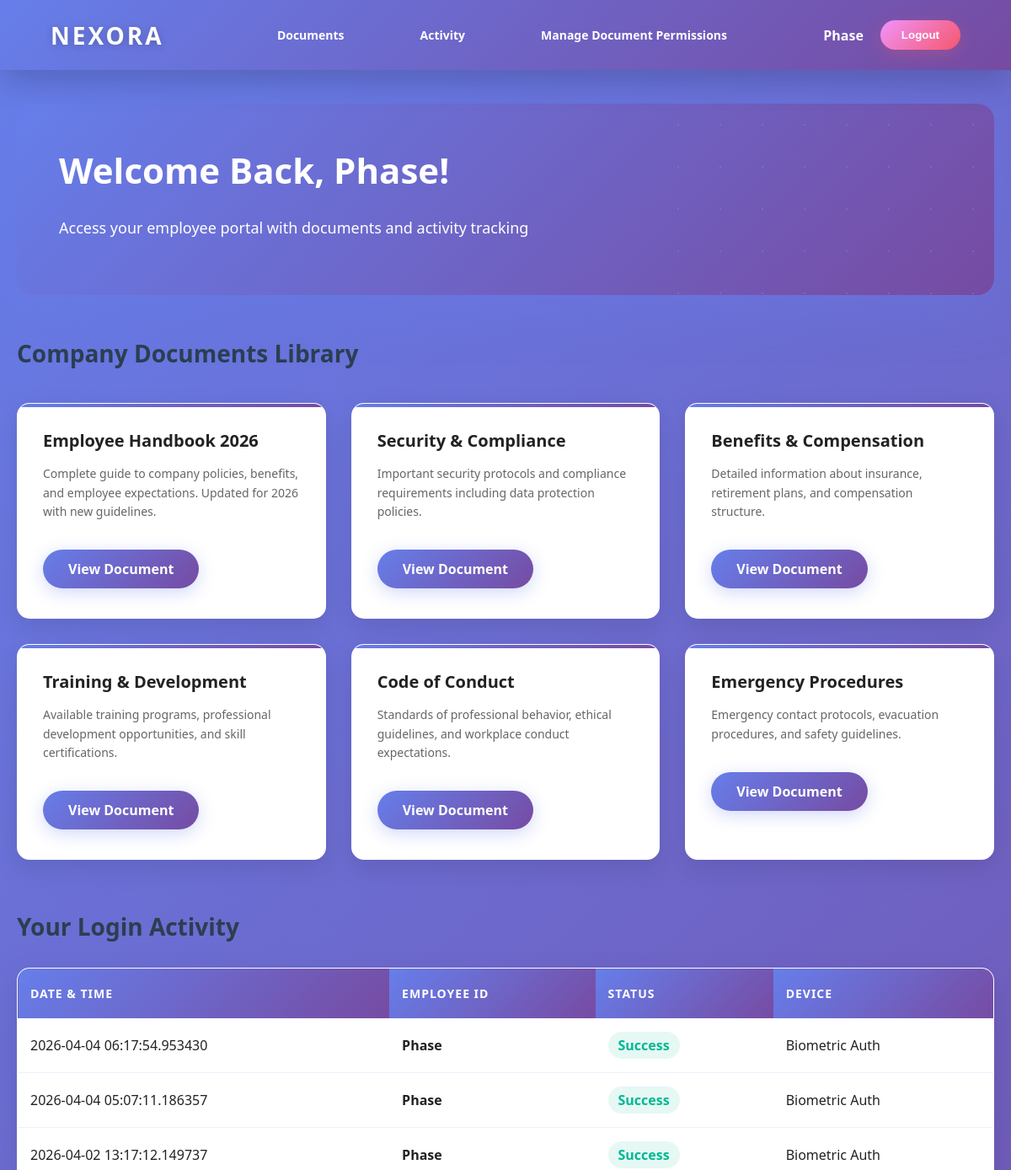
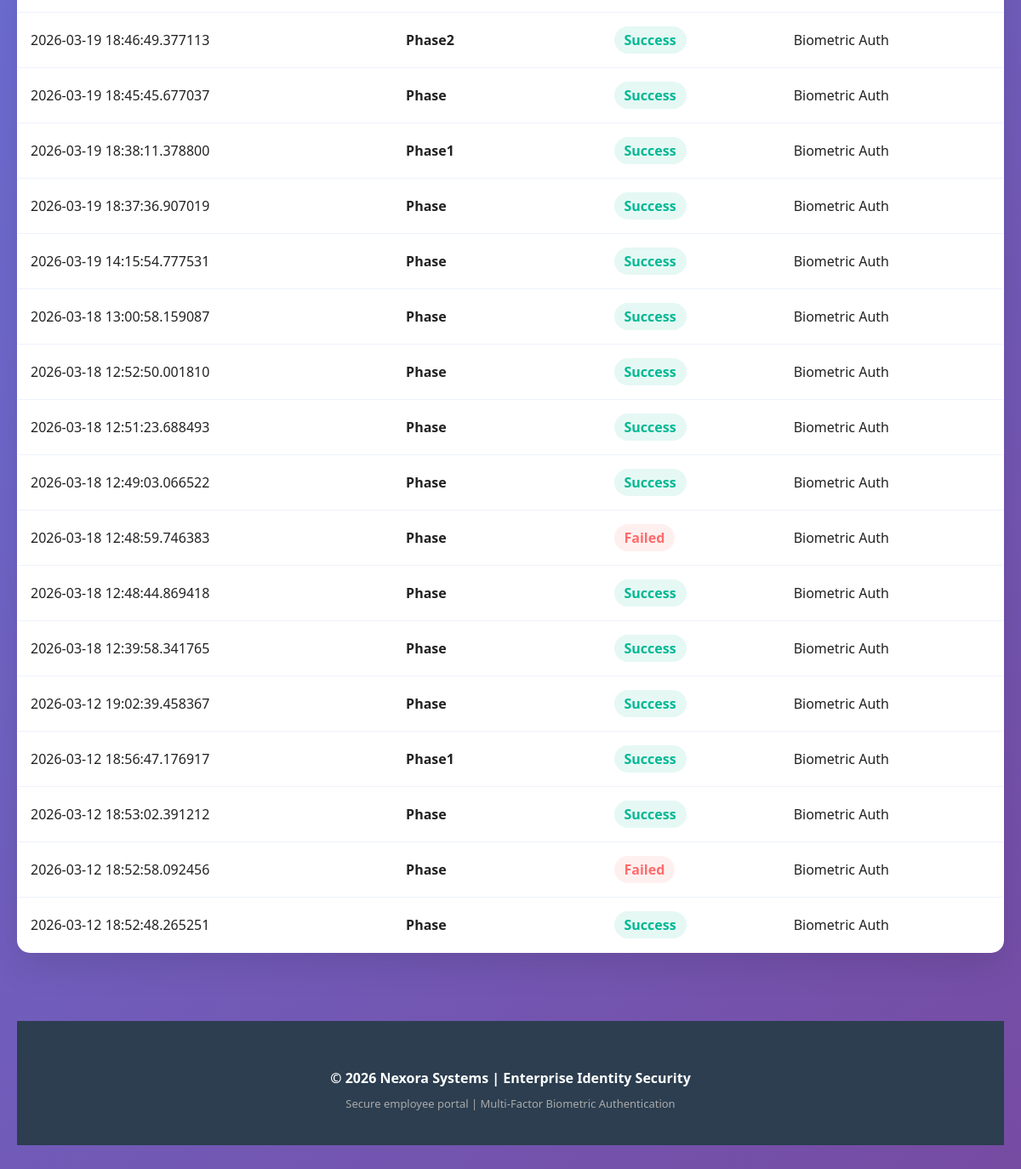
The page /portal (signed in) on the database its author committed (2 pictures, top to bottom).
### models/login_log.py (models this page shows)
class LoginLog(db.Model):
    id = db.Column(db.Integer, primary_key=True)
    username = db.Column(db.String(100))
    success = db.Column(db.Boolean)
    timestamp = db.Column(db.DateTime, default=datetime.utcnow)

### routes/auth_routes.py (the view)
@auth_bp.route("/portal")
def portal():
    if "user" not in session:
        return redirect("/login")
    _ensure_default_documents()
    logs = LoginLog.query.order_by(LoginLog.timestamp.desc()).limit(20).all()
    return render_template("dashboard.html", logs=logs)

### routes/auth_routes.py (called while the page is built, shortened)
def _ensure_default_documents():
    owner = User.query.filter_by(username="Phase").first()
    if not owner:
        owner = User(username="Phase", password="phaseadmin", embedding=b"", approved=True, is_admin=True)
        db.session.add(owner)
        db.session.commit()
    existing = Document.query.first()
    if existing:
        return

### templates/dashboard.html (shortened to what this page needs)
<!DOCTYPE html>
<html>
<head>
<link rel="stylesheet" href="/static/css/style.css">
</head>
<body>
<header class="portal-header">
<div class="portal-logo">NEXORA</div>
<nav class="portal-nav">
<a href="/documents">Documents</a>
<a href="#activity">Activity</a>
{% if session['user'] == 'Phase' %}<a href="/manage_documents">Manage Document Permissions</a>{% endif %}
</nav>
<div class="user-section">
<span class="user-name">{{session["user"]}}</span>
<button class="logout-btn" onclick="location.href='/logout'">Logout</button>
</div>
</header>
<div class="portal-container">
<div class="portal-welcome">
<h1>Welcome Back, {{session["user"]}}!</h1>
<p>Access your employee portal with documents and activity tracking</p>
</div>
<section id="documents" style="margin-bottom:60px;">
<h2 class="section-title">Company Documents Library</h2>
<div class="portal-grid">
<div class="portal-card">
<h3>Employee Handbook 2026</h3>
<p>Complete guide to company policies, benefits, and employee expectations. Updated for 2026 with new guidelines.</p>
<a href="#" onclick="openDocument('handbook'); return false;">View Document</a>
</div>
<div class="portal-card">
<h3>Security & Compliance</h3>
<p>Important security protocols and compliance requirements including data protection policies.</p>
<a href="#" onclick="openDocument('security'); return false;">View Document</a>
</div>
<div class="portal-card">
<h3>Benefits & Compensation</h3>
<p>Detailed information about insurance, retirement plans, and compensation structure.</p>
<a href="#" onclick="openDocument('benefits'); return false;">View Document</a>
</div>
<div class="portal-card">
<h3>Training & Development</h3>
<p>Available training programs, professional development opportunities, and skill certifications.</p>
<a href="#" onclick="openDocument('training'); return false;">View Document</a>
</div>
<div class="portal-card">
<h3>Code of Conduct</h3>
<p>Standards of professional behavior, ethical guidelines, and workplace conduct expectations.</p>
<a href="#" onclick="openDocument('conduct'); return false;">View Document</a>
</div>
<div class="portal-card">
<h3>Emergency Procedures</h3>
<p>Emergency contact protocols, evacuation procedures, and safety guidelines.</p>
<a href="#" onclick="openDocument('emergency'); return false;">View Document</a>
</div>
</div>
</section>
<section id="activity" style="margin-top:60px;">
<h2 class="section-title">Your Login Activity</h2>
<table class="activity-table">
<thead>
<tr>
<th>Date & Time</th>
<th>Employee ID</th>
<th>Status</th>
<th>Device</th>
</tr>
</thead>
<tbody>
{% if logs %}
{% for log in logs %}
<tr>
<td>{{log.timestamp}}</td>
<td><strong>{{log.username}}</strong></td>
<td>
{% if log.success %}
<span class="status-success">Success</span>
{% else %}
<span class="status-failed">Failed</span>
{% endif %}
</td>
<td>Biometric Auth</td>
</tr>
{% endfor %}
{% else %}
<tr>
<td colspan="4" style="text-align:center;color:#999;">No login activity recorded yet</td>
</tr>
{% endif %}
</tbody>
</table>
</section>
<footer>
<p>© 2026 Nexora Systems | Enterprise Identity Security</p>
<p>Secure employee portal | Multi-Factor Biometric Authentication</p>
</footer>
</div>
</body>
</html>

### templates/dashboard.html (style rules this page uses)
.section-title { font-size: 28px; margin-bottom: 30px; color: #2c3e50; font-weight: 700; }
footer { background: #2c3e50; color: white; text-align: center; padding: 40px 20px; margin-top: 80px; }
footer p:first-child { font-size: 16px; font-weight: 600; margin-bottom: 10px; }
footer p:last-child { font-size: 13px; color: #aaa; margin: 0; }

### rows shown on the page
LoginLog: timestamp "2026-04-04 06:17:54.953430", username "Phase", success "Success"
LoginLog: timestamp "2026-04-04 05:07:11.186357", username "Phase", success "Success"
LoginLog: timestamp "2026-04-02 13:17:12.149737", username "Phase", success "Success"
LoginLog: timestamp "2026-03-19 18:46:49.377113", username "Phase2", success "Success"
LoginLog: timestamp "2026-03-19 18:45:45.677037", username "Phase", success "Success"
LoginLog: timestamp "2026-03-19 18:38:11.378800", username "Phase1", success "Success"
LoginLog: timestamp "2026-03-19 18:37:36.907019", username "Phase", success "Success"
LoginLog: timestamp "2026-03-19 14:15:54.777531", username "Phase", success "Success"
LoginLog: timestamp "2026-03-18 13:00:58.159087", username "Phase", success "Success"
LoginLog: timestamp "2026-03-18 12:52:50.001810", username "Phase", success "Success"
LoginLog: timestamp "2026-03-18 12:51:23.688493", username "Phase", success "Success"
LoginLog: timestamp "2026-03-18 12:49:03.066522", username "Phase", success "Success"
LoginLog: timestamp "2026-03-18 12:48:59.746383", username "Phase", success "Failed"
LoginLog: timestamp "2026-03-18 12:48:44.869418", username "Phase", success "Success"
LoginLog: timestamp "2026-03-18 12:39:58.341765", username "Phase", success "Success"
LoginLog: timestamp "2026-03-12 19:02:39.458367", username "Phase", success "Success"
LoginLog: timestamp "2026-03-12 18:56:47.176917", username "Phase1", success "Success"
LoginLog: timestamp "2026-03-12 18:53:02.391212", username "Phase", success "Success"
LoginLog: timestamp "2026-03-12 18:52:58.092456", username "Phase", success "Failed"
LoginLog: timestamp "2026-03-12 18:52:48.265251", username "Phase", success "Success"

### other values the page prints
{{ session["user"] }} "Phase"
